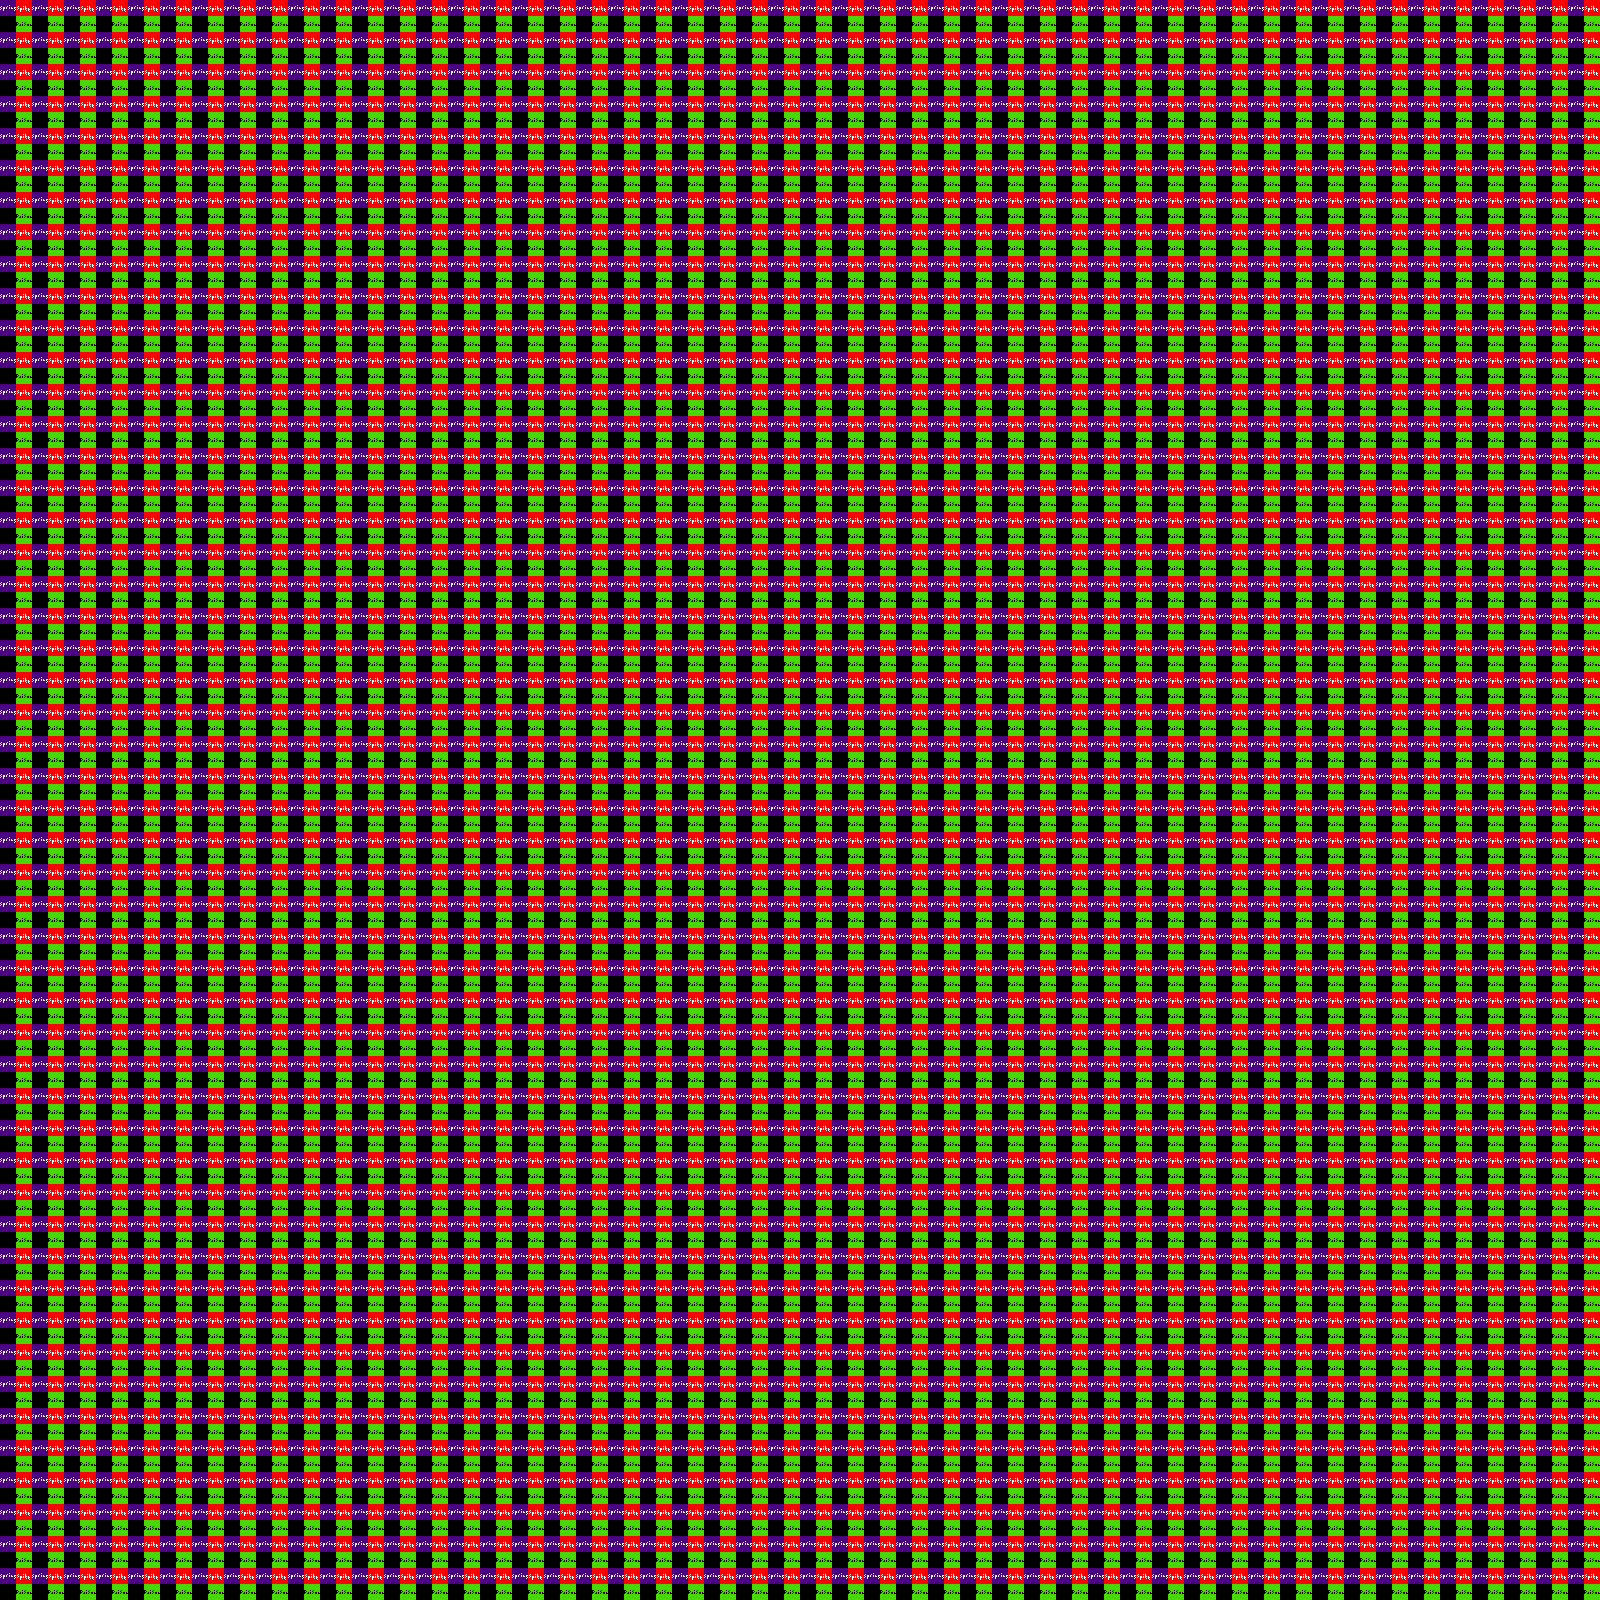

A 2D game scene composited from a Tiled map and its tileset images. What follows is a short description and the map's XML, with each tile layer's data collapsed to a summary:
An orthogonal 100x100 tile map with 16x16 px tiles, 3 tile layers (interact, enemy, collision).

<map version="1.0" orientation="orthogonal" renderorder="right-down" width="100" height="100" tilewidth="16" tileheight="16" nextobjectid="1">
 <tileset firstgid="1" name="interact" tilewidth="16" tileheight="16" tilecount="6">
  <image source="../tileset/interact.png" trans="eeeeee" width="48" height="32" />
 </tileset>
 <layer name="interact" width="100" height="100">
  <data>[10000 cells, 0 non-empty, 0 distinct tile ids]</data>
 </layer>
 <layer name="enemy" width="100" height="100">
  <data>[10000 cells, 0 non-empty, 0 distinct tile ids]</data>
 </layer>
 <layer name="collision" width="100" height="100">
  <data>[10000 cells, 10000 non-empty, 4 distinct tile ids]</data>
 </layer>
</map>